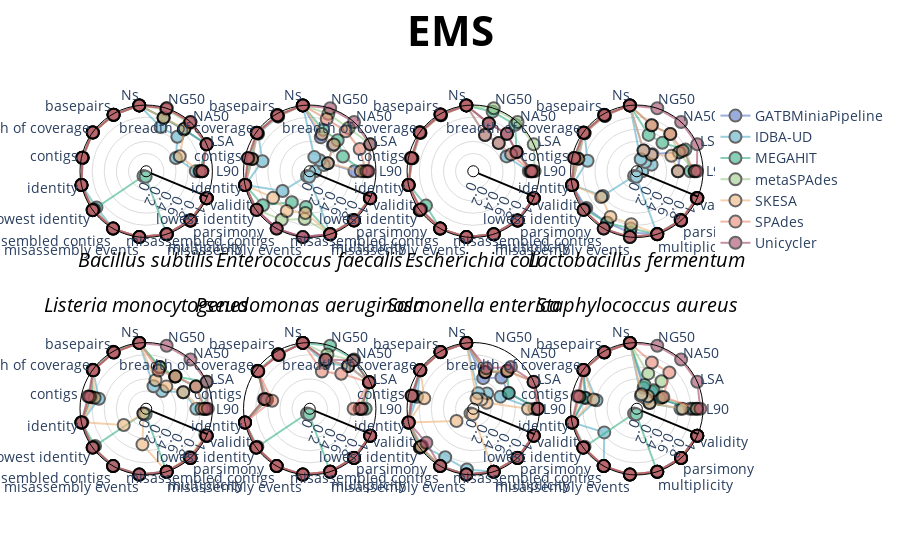
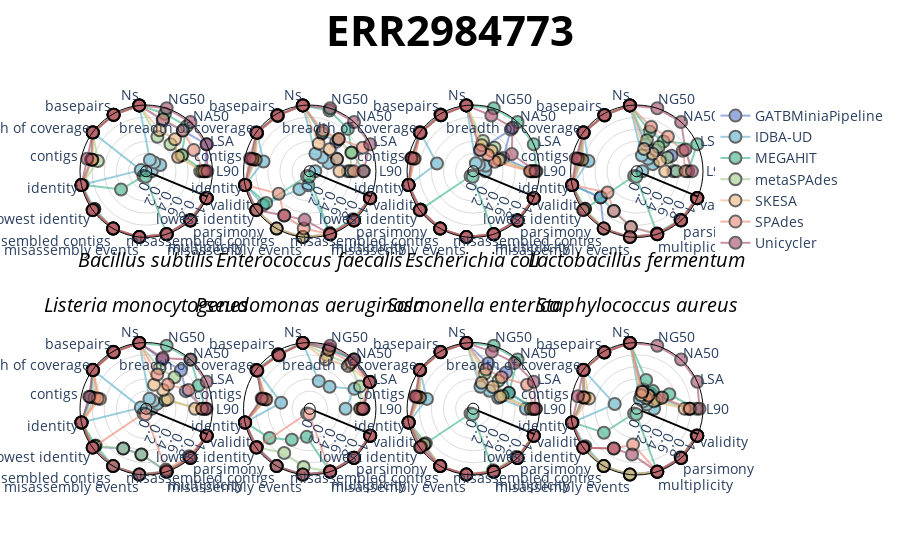
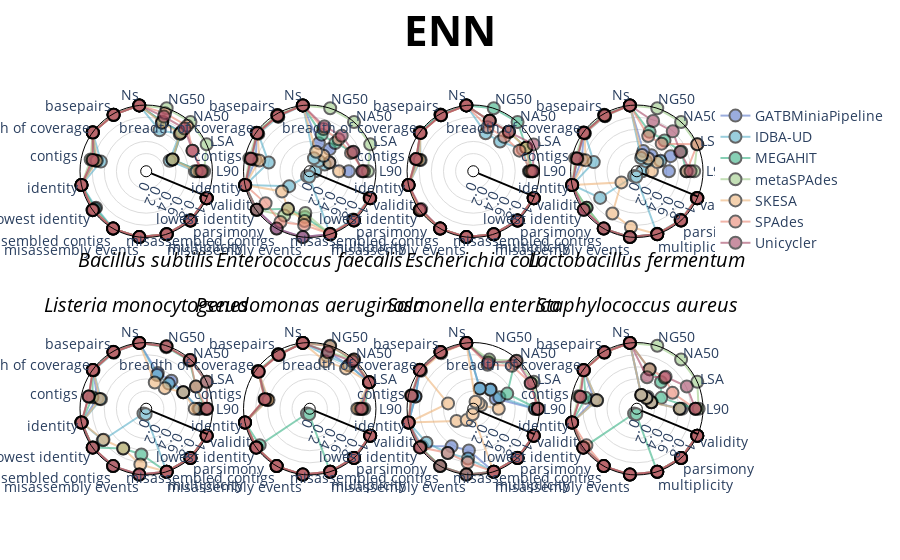

Notebook source saved alongside these figures, in order:
### Markdown cell above
### radar plots

### Code cell
for sample in rank_dfs:
    print(sample)
    fig = make_subplots(rows=2, cols=4, specs=[[{'type': 'polar'}, {'type': 'polar'}, {'type': 'polar'}, {'type': 'polar'}],[{'type': 'polar'}, {'type': 'polar'}, {'type': 'polar'}, {'type': 'polar'}]], subplot_titles= ['<i>' + x.replace('_',' ') + '</i><br>' for x in sorted(rank_dfs[sample])])
    col_n=1
    row_n=1
    for reference in sorted(rank_dfs[sample]):
        print(reference)
        print(col_n,row_n)
        showlegend=True if col_n==1 and row_n==1 else False

        df = rank_dfs[sample][reference]
        i= 0

        for assembler, row in df.iterrows():

            row_data = []

            for col in df.columns:
                row_data.append(row.loc[:].at[col])

            fig.add_trace(go.Scatterpolar(r=row_data,
                                          theta=list([z.replace('_',' ') for z in df.columns]), mode='lines+markers',
                                          marker=dict(color=COLOURS[i], size=12), 
                                          marker_line_color="black", 
                                          marker_line_width=2,
                                          opacity=0.6,
                                          name=assembler, line=dict(color=COLOURS[i]), showlegend=showlegend),
                          col=col_n, row=row_n)

            i+=1
        if row_n == 2:
            row_n = 1
            col_n += 1
        else:
            row_n += 1
    
    fig.update_layout(polar=dict(radialaxis=dict(visible=True,
                                                 range=[0,1],
                                                 linewidth = 2,
                                                 linecolor="black",
                                                 gridcolor = "#DCDCDC"), 
                                 hole=1/12, bgcolor='rgb(255,255,255)',
                                angularaxis=dict(linecolor="black"),
                                radialaxis_angle = -22.5),
                     polar2=dict(radialaxis=dict(visible=True,
                                                 range=[0,1],
                                                 linewidth = 2,
                                                 linecolor="black",
                                                 gridcolor = "#DCDCDC"), 
                                 hole=1/12, bgcolor='rgb(255,255,255)',
                                angularaxis=dict(linecolor="black"),
                                radialaxis_angle = -22.5),
                     polar3=dict(radialaxis=dict(visible=True,
                                                 range=[0,1],
                                                 linewidth = 2,
                                                 linecolor="black",
                                                 gridcolor = "#DCDCDC"), 
                                 hole=1/12, bgcolor='rgb(255,255,255)',
                                angularaxis=dict(linecolor="black"),
                                radialaxis_angle = -22.5),
                     polar4=dict(radialaxis=dict(visible=True,
                                                 range=[0,1],
                                                 linewidth = 2,
                                                 linecolor="black",
                                                 gridcolor = "#DCDCDC"), 
                                 hole=1/12, bgcolor='rgb(255,255,255)',
                                angularaxis=dict(linecolor="black"),
                                radialaxis_angle = -22.5),
                     polar5=dict(radialaxis=dict(visible=True,
                                                 range=[0,1],
                                                 linewidth = 2,
                                                 linecolor="black",
                                                 gridcolor = "#DCDCDC"), 
                                 hole=1/12, bgcolor='rgb(255,255,255)',
                                angularaxis=dict(linecolor="black"),
                                radialaxis_angle = -22.5),
                     polar6=dict(radialaxis=dict(visible=True,
                                                 range=[0,1],
                                                 linewidth = 2,
                                                 linecolor="black",
                                                 gridcolor = "#DCDCDC"), 
                                 hole=1/12, bgcolor='rgb(255,255,255)',
                                angularaxis=dict(linecolor="black"),
                                radialaxis_angle = -22.5),
                     polar7=dict(radialaxis=dict(visible=True,
                                                 range=[0,1],
                                                 linewidth = 2,
                                                 linecolor="black",
                                                 gridcolor = "#DCDCDC"), 
                                 hole=1/12, bgcolor='rgb(255,255,255)',
                                angularaxis=dict(linecolor="black"),
                                radialaxis_angle = -22.5),
                     polar8=dict(radialaxis=dict(visible=True,
                                                 range=[0,1],
                                                 linewidth = 2,
                                                 linecolor="black",
                                                 gridcolor = "#DCDCDC"), 
                                 hole=1/12, bgcolor='rgb(255,255,255)',
                                angularaxis=dict(linecolor="black"),
                                radialaxis_angle = -22.5))
    
    
    fig.update_layout(title=dict(text='<b>'+sample,
                                 font=dict(size=42, color='black'),
                                 y=0.97,
                                 x=0.5,
                                 xanchor='center',
                                 yanchor='top'),
                     font=dict(size=14))
    fig.layout.annotations[0].update(y=0.54, font=dict(size=20,color="black"))
    fig.layout.annotations[1].update(y=0.54, font=dict(size=20,color="black"))
    fig.layout.annotations[2].update(y=0.54, font=dict(size=20,color="black"))
    fig.layout.annotations[3].update(y=0.54, font=dict(size=20,color="black"))
    fig.layout.annotations[4].update(y=0.42, font=dict(size=20,color="black"))
    fig.layout.annotations[5].update(y=0.42, font=dict(size=20,color="black"))
    fig.layout.annotations[6].update(y=0.42, font=dict(size=20,color="black"))
    fig.layout.annotations[7].update(y=0.42, font=dict(size=20,color="black"))

    fig.show()
    plot(fig, filename='Plots/Reference Metrics/Radial plot - {}.html'.format(sample), auto_open=False)
